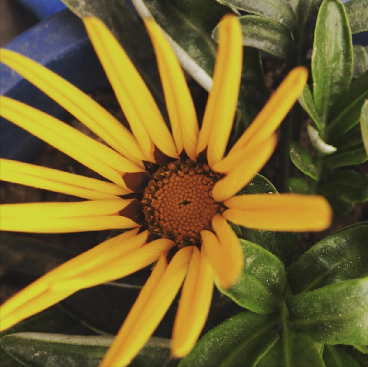
#> input picture tutorial_3/klasor2_2/materyal/flowers.png, 368 x 367 px, found by its file name
$ jupyter execute goruntuAnalizi_Histogram.ipynb
#> lines starting #> are read from the running program, lines starting #| are printed output that depends on the picture
### HİSTOGRAM İLE GÖRÜNTÜ ANALİZİ

[cell 1]
import matplotlib.pyplot as plt
import cv2

[cell 2]
img = cv2.imread(r"materyal\flowers.png")
#> img is the input picture: shape (367, 368, 3); mean B, G, R 44.9, 101.8, 117.1
cv2.imshow("Flowers",img)
cv2.waitKey()
cv2.destroyAllWindows()

[cell 3]
histr = cv2.calcHist([img],[0],None,[256],[0,256])
#> histr = 256 values, max 4173 at index 56, min 0 at index 205, mean 527.6
plt.plot(histr)
plt.show()
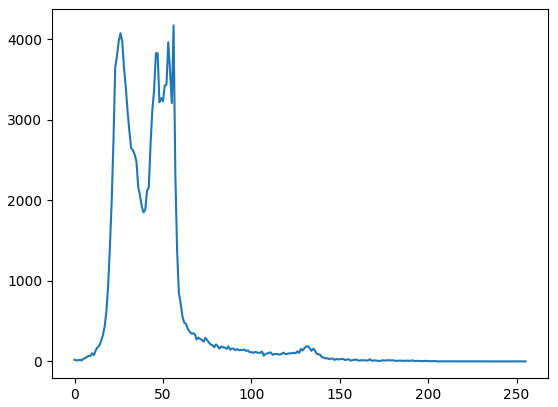
#> figure drawn by matplotlib, 1 panel; curve peaks at x = 56, y = 4173

[cell 4]
plt.hist(img.ravel(),256,[0,256])
plt.show()
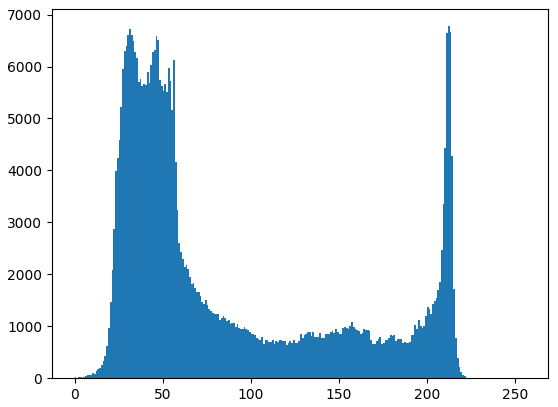
#> figure drawn by matplotlib, 1 panel; tallest bar 6776 high, from x = 212 to 213

$ run again, with tutorial_3/klasor2_2/materyal/bear.png copied over tutorial_3/klasor2_2/materyal/flowers.png
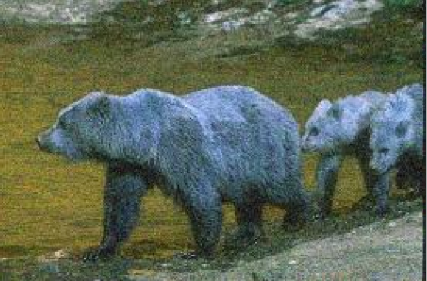
#> input picture tutorial_3/klasor2_2/materyal/bear.png, 427 x 281 px, found by its file name
#> img is the input picture: shape (281, 427, 3); mean B, G, R 84.7, 102.4, 91.5
#> histr = 256 values, max 1946 at index 55, min 0 at index 251, mean 468.7
#> `plt.show()`:
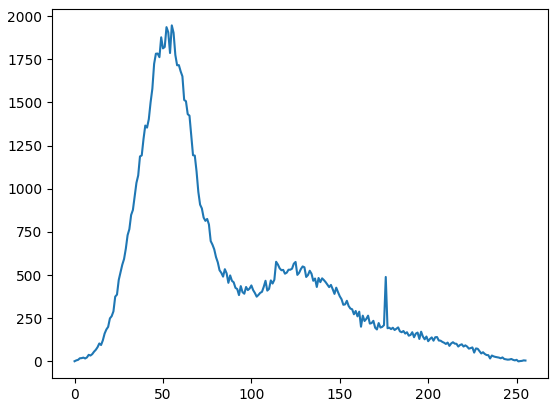
#> figure drawn by matplotlib, 1 panel; curve peaks at x = 55, y = 1946
#> `plt.show()`:
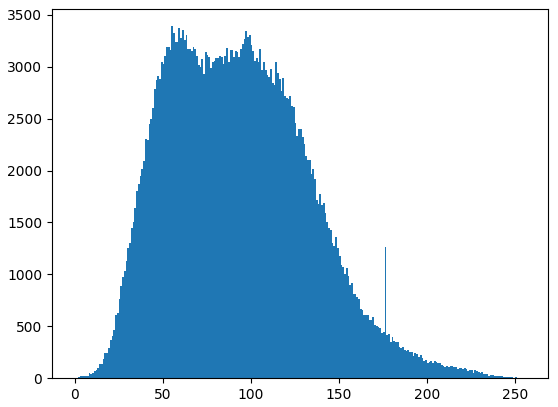
#> figure drawn by matplotlib, 1 panel; tallest bar 3390 high, from x = 55 to 56
